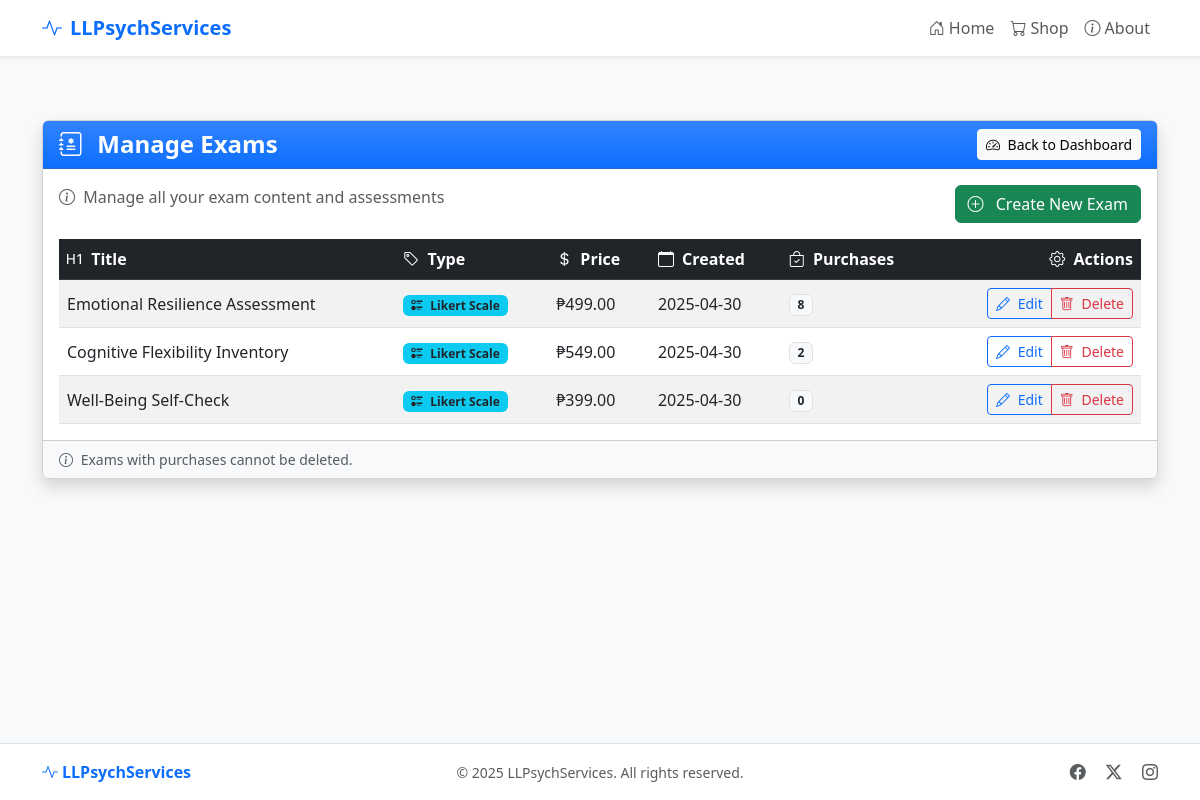
/admin/exams (signed in), run on the app's committed database.
### app.py (models this page shows, shortened)
class Exam(db.Model):
    id = db.Column(db.Integer, primary_key=True)
    title = db.Column(db.String(100), nullable=False)
    exam_type = db.Column(db.String(20))  # 'content' or 'likert'
    description = db.Column(db.Text, nullable=False)
    price = db.Column(db.Float, nullable=False)
    content = db.Column(db.Text, nullable=False)
    questions = db.Column(db.Text, nullable=True)  # Stored as JSON
    exam_type = db.Column(db.String(20), default='content')  # 'content' or 'likert'
    created_at = db.Column(db.DateTime, default=datetime.utcnow)
    likert_scale = db.Column(db.Text, nullable=True)
    scoring_rules = db.Column(db.Text, nullable=True)

### app.py (the view)
@app.route('/admin/exams')
@admin_required
def admin_exams():
    exams = Exam.query.order_by(Exam.created_at.desc()).all()
    return render_template('admin/exams.html', exams=exams)

### app.py (called while the page is built)
def admin_required(f):
    @wraps(f)
    def decorated_function(*args, **kwargs):
        if not session.get('admin_logged_in'):
            flash('Please log in to access the admin area.', 'warning')
            return redirect(url_for('admin_login', next=request.url))
        return f(*args, **kwargs)
    return decorated_function

### templates/admin/exams.html (shortened to what this page needs)
{% extends 'base.html' %}
{% block content %}
<div class="container py-3 py-md-4">
  <div class="row justify-content-center">
    <div class="col-12">
      <div class="card shadow">
        <div class="card-header bg-primary bg-gradient text-white">
          <div class="d-flex flex-column flex-sm-row justify-content-between align-items-start align-items-sm-center">
            <h1 class="h4 mb-2 mb-sm-0 fw-bold">
              <i class="bi bi-journal-medical me-2"></i> Manage Exams
            </h1>
            <a href="{{ url_for('admin_dashboard') }}" class="btn btn-light btn-sm">
              <i class="bi bi-speedometer2 me-1"></i> Back to Dashboard
            </a>
          </div>
        </div>
        <div class="card-body">
          <div class="d-flex flex-column flex-md-row justify-content-between align-items-start mb-3">
            <p class="text-muted mb-3 mb-md-0">
              <i class="bi bi-info-circle me-1"></i> Manage all your exam content and assessments
            </p>
            <a href="{{ url_for('admin_create_exam') }}" class="btn btn-success">
              <i class="bi bi-plus-circle me-2"></i> Create New Exam
            </a>
          </div>
          <div class="table-responsive">
            <table class="table table-striped table-hover align-middle mb-0">
              <thead class="table-dark">
                <tr>
                  <th><i class="bi bi-type-h1 me-1"></i> Title</th>
                  <th><i class="bi bi-tag me-1"></i> Type</th>
                  <th><i class="bi bi-currency-dollar me-1"></i> Price</th>
                  <th><i class="bi bi-calendar me-1"></i> Created</th>
                  <th><i class="bi bi-bag-check me-1"></i> Purchases</th>
                  <th class="text-end"><i class="bi bi-gear me-1"></i> Actions</th>
                </tr>
              </thead>
              <tbody>
                {% for exam in exams %}
                <tr>
                  <td class="fw-medium">{{ exam.title }}</td>
                  <td>
                    {% if exam.exam_type == 'likert' %}
                      <span class="badge bg-info text-dark">
                        <i class="bi bi-ui-radios me-1"></i> Likert Scale
                      </span>
                    {% else %}
                      <span class="badge bg-secondary">
                        <i class="bi bi-file-earmark-text me-1"></i> Content
                      </span>
                    {% endif %}
                  </td>
                  <td>₱{{ "%.2f"|format(exam.price) }}</td>
                  <td>{{ exam.created_at.strftime('%Y-%m-%d') }}</td>
                  <td>
                    <span class="badge bg-light text-dark border">
                      {{ exam.purchases|length }}
                    </span>
                  </td>
                  <td class="text-end">
                    <div class="btn-group btn-group-sm">
                      <a href="{{ url_for('admin_edit_exam', exam_id=exam.id) }}" class="btn btn-outline-primary">
                        <i class="bi bi-pencil me-1"></i> Edit
                      </a>
                      <button type="button" class="btn btn-outline-danger"
                              data-bs-toggle="modal"
                              data-bs-target="#deleteModal{{ exam.id }}">
                        <i class="bi bi-trash me-1"></i> Delete
                      </button>
                    </div>
                  </td>
                </tr>
                {% endfor %}
              </tbody>
            </table>
          </div>
        </div>
        <div class="card-footer bg-light">
          <div class="text-muted small">
            <i class="bi bi-info-circle me-1"></i>
            Exams with purchases cannot be deleted.
          </div>
        </div>
      </div>
    </div>
  </div>
</div>
{% endblock %}

### templates/base.html (style rules this page uses)
html, body { height: 100%; }
body { display: flex; flex-direction: column; background-color: #f8f9fa; }
.card { border-radius: 0.5rem; box-shadow: 0 0.5rem 1rem rgba(0, 0, 0, 0.15); transition: transform 0.2s; }
.card-header { border-top-left-radius: calc(0.5rem - 1px); border-top-right-radius: calc(0.5rem - 1px); }

### data on the page
Exam: title "Emotional Resilience Assessment", exam_type "likert" (drawn), price "499.00", created_at "2025-04-30", purchases|length "8"
Exam: title "Cognitive Flexibility Inventory", exam_type "likert" (drawn), price "549.00", created_at "2025-04-30", purchases|length "2"
Exam: title "Well-Being Self-Check", exam_type "likert" (drawn), price "399.00", created_at "2025-04-30", purchases|length "0"
